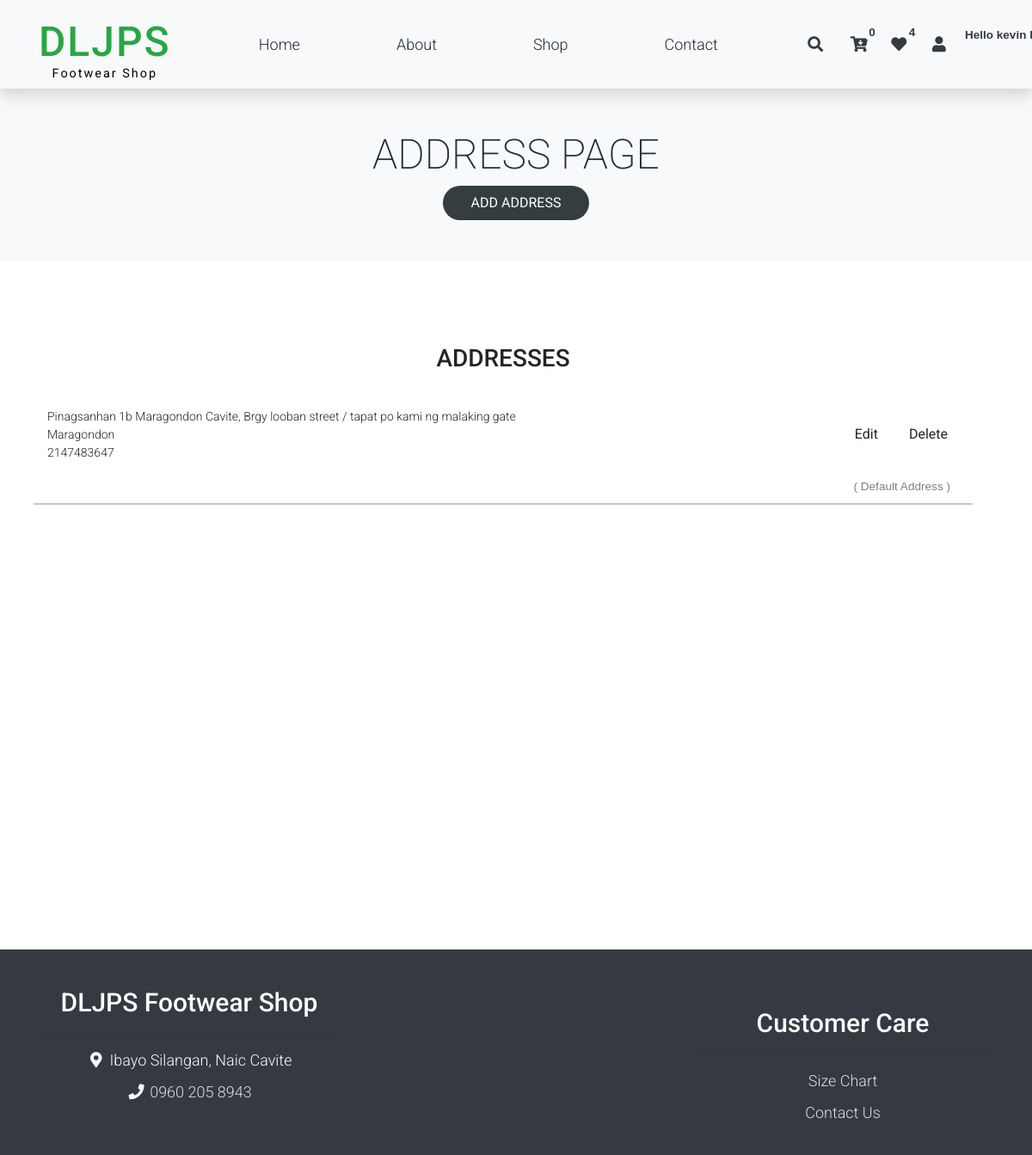
Page /adressPage.php (signed in) on the committed database.
### tables this page shows
CREATE TABLE `users` (
  `id` int(11) NOT NULL,
  `first_name` varchar(255) NOT NULL,
  `last_name` varchar(255) NOT NULL,
  `pwd` varchar(255) NOT NULL,
  `email` varchar(30) NOT NULL,
  `contact_num` varchar(30) NOT NULL,
  `created_at` datetime NOT NULL DEFAULT curtime()
);

CREATE TABLE `address` (
  `id` int(11) NOT NULL,
  `user_id` int(11) NOT NULL,
  `address` varchar(255) NOT NULL,
  `brgy_street` varchar(255) NOT NULL,
  `city` varchar(255) NOT NULL,
  `zipcode` int(11) NOT NULL,
  `mobile_no` int(11) NOT NULL,
  `default` int(11) DEFAULT 0
);

### includes/login_model.inc.php (called while the page is built, shortened)
<?php
function get_user_topbar(object $pdo ,string $user_id){
    $query = "SELECT * FROM users WHERE id = :user_id;";
    $stmt = $pdo->prepare($query);
    $stmt->bindParam(":user_id", $user_id);
    $stmt->execute();
    $result = $stmt->fetch(PDO::FETCH_ASSOC);
    return $result;
}
function get_wishlist_count(object $pdo ,string $user_id){
    $query = "SELECT count(*) as wishcount FROM wishlist WHERE userid = :user_id;";
    $stmt = $pdo->prepare($query);
    $stmt->bindParam(":user_id", $user_id);
    $stmt->execute();
    $result = $stmt->fetch(PDO::FETCH_ASSOC);
    return $result;
}
function get_cart_count(object $pdo ,string $user_id){
    $query = "SELECT count(*) as cartcount FROM cart WHERE user_id = :user_id;";
    $stmt = $pdo->prepare($query);
    $stmt->bindParam(":user_id", $user_id);
    $stmt->execute();
    $result = $stmt->fetch(PDO::FETCH_ASSOC);
    return $result;
}

### includes/products_model.inc.php (called while the page is built, shortened)
<?php
 function get_user_addresses(object $pdo, int $user_id){
    $query = "SELECT * FROM address WHERE user_id = :user_id;";
    $stmt = $pdo->prepare($query);
    $stmt->bindParam(":user_id", $user_id);
    $stmt->execute();
    $result = $stmt->fetchAll(PDO::FETCH_ASSOC);
    return $result;
 }

### adressPage.php (the view, shortened to what this page needs)
<?php
    include('includes/header.php');
    include('includes/topbar.php');
    include('includes/products_model.inc.php');
    $addressresult = get_user_addresses($pdo, $_SESSION['user_id']);
?>
<div class="container-fluid bg-light py-5">
        <div class="col-md-6 m-auto text-center ">
            <h1 class="h1">ADDRESS PAGE</h1>
            <button type="button" id="btnadd" class="btn btn- btnadress"> ADD ADDRESS </button>
        </div>
    </div>
 <div class="container height py-5">
        <div class="row py-5">
                <div class="row">
                    <div class=" center">
                        <h3 class="center">ADDRESSES</h3>
                        <?php foreach ($addressresult as $address): ?>
                            <div class="container each_address mb-3 d-flex justify-content-between align-items-center  p-3">
                                <div>
                                    <p class="address_p mt-3">
                                        <?php echo $address["address"] ?>,
                                        <?php echo $address["brgy_street"] ?><br>
                                        <?php echo $address["city"] ?><br>
                                        <?php echo $address["mobile_no"] ?>
                                    </p>
                                </div>
                                <div class="button-group ">
                                    <button class="btn btn-edit" id="addresseditbtn"
                                            data-id = "<?php echo $address["id"];?>"
                                            data-address="<?php echo $address["address"]; ?>"
                                            data-brgy_street="<?php echo $address["brgy_street"]; ?>"
                                            data-city="<?php echo $address["city"]; ?>"
                                            data-zipcode="<?php echo $address["zipcode"]; ?>"
                                            data-mobile_no="<?php echo $address["mobile_no"]; ?>"
                                            data-default="<?php echo $address["default"]; ?>">Edit</button>
                                    <button class="btn btn-delete" id="addressdelete"
                                        data-id-for-delete = "<?php echo $address["id"];?> "> Delete</button>
                                    <?php if ($address["default"] === 1): ?>
                                        <span class="default-address"> ( Default Address )</span>
                                    <?php endif; ?>
                                </div>
                            </div>
                            <hr>
                        <?php endforeach; ?>
                    </div>
                </div>
        </div>
    </div>
<?php include('includes/footer.php'); ?>

### includes/topbar.php (shortened to what this page needs)
<nav class="navbar navbar-expand-lg navbar-light shadow">
        <div class="container d-flex justify-content-between align-items-center">
        <a class="navbar-brand text-success logo h1 align-self-center" href="index.php">
    DLJPS
    <p class="small-text">Footwear Shop</p>
</a>
            <div class="align-self-center collapse navbar-collapse flex-fill  d-lg-flex justify-content-lg-between" id="templatemo_main_nav">
                <div class="flex-fill">
                    <ul class="nav navbar-nav d-flex justify-content-between mx-lg-auto">
                        <li class="nav-item">
                            <a class="nav-link" href="index.php">Home</a>
                        </li>
                        <li class="nav-item">
                            <a class="nav-link" href="aboutUs.php">About</a>
                        </li>
                        <li class="nav-item">
                            <a class="nav-link" href="shop.php">Shop</a>
                        </li>
                        <li class="nav-item">
                            <a class="nav-link" href="contactUs.php">Contact</a>
                        </li>
                    </ul>
                </div>
                <div class="navbar align-self-center d-flex">
                    <a class="nav-icon d-none d-lg-inline" href="#" data-bs-toggle="modal" data-bs-target="#templatemo_search">
                        <i class="fa fa-fw fa-search text-dark mr-2"></i>
                    </a>
                    <?php
                    if(!isset($_SESSION['user_id'])){
                        ?>
                        <a class="nav-icon position-relative text-decoration-none" href="addToCardPage.php">
                        <i class="fa fa-fw fa-cart-arrow-down text-dark mr-1"></i>
                        <span class="position-absolute top-0 left-100 translate-middle badge rounded-pill bg-light text-dark">0</span>
                    </a>
                        <a class="nav-icon position-relative text-decoration-none" href="wishlist.php">
                        <i class="fa fa-fw fa-heart text-dark mr-1"></i>
                        <span class="position-absolute top-0 left-100 translate-middle badge rounded-pill bg-light text-dark">0</span>
                    </a>
                        <a class="nav-icon position-relative text-decoration-none" href="loginPage.php">
                        <i class="fa fa-fw fa-user text-dark mr-3"></i>
                        <span class="position-absolute top-0 left-100 translate-middle badge rounded-pill bg-light text-dark  " style="margin-left: 20px;">Login Here!</span>
                    </a>
                    <?php
                    }else{
                        require_once 'dbh.inc.php';
                        include_once 'includes/login_model.inc.php';
                        $result = get_user_topbar($pdo, $_SESSION['user_id']);
                        $cartcount = get_cart_count($pdo, $_SESSION['user_id']);
                        $wishcount = get_wishlist_count($pdo, $_SESSION['user_id']);
                        ?>
                        <a class="nav-icon position-relative text-decoration-none" href="addToCardPage.php">
                            <i class="fa fa-fw fa-cart-arrow-down text-dark mr-1"></i>
                            <span class="position-absolute top-0 left-100 translate-middle badge rounded-pill bg-light text-dark"><?php echo $cartcount['cartcount'] ?></span>
                        </a>
                        <a class="nav-icon position-relative text-decoration-none" href="wishlist.php">
                        <i class="fa fa-fw fa-heart text-dark mr-1"></i>
                        <span class="position-absolute top-0 left-100 translate-middle badge rounded-pill bg-light text-dark"> <?php echo $wishcount['wishcount'] ?> </span>
                        </a>
                        <div class="nav-item dropdown">
                            <a class="nav-icon position-relative text-decoration-none" href="#" id="userDropdown" role="button" data-bs-toggle="dropdown" aria-haspopup="true" aria-expanded="false">
                                <i class="fa fa-fw fa-user text-dark mr-3"></i>
                                <span class="position-absolute top-0 left-100 translate-middle badge rounded-pill bg-light text-dark" style="margin-left: 50px;"><?php echo 'Hello ' .$result['first_name'] .' '. $result['last_name'] ?> </span>
                            </a>
                        </div>
                    <?php
                    }
                    ?>
                </div>
            </div>
        </div>
    </nav>

### assets/css/templatemo.css (style rules this page uses)
body, ul, li, p, a, label, input, div { font-family: "Roboto", sans-serif; font-size: 18px !important; font-weight: 300 !important; }
.h1 { font-family: "Roboto", sans-serif; font-size: 48px !important; font-weight: 200 !important; }
.logo { font-weight: 500 !important; }
.text-success { color: #59ab6e !important; }
.bg-light { background-color: #e9eef5 !important; }
#templatemo_main_nav a { color: #212934; }
#templatemo_main_nav .navbar .nav-icon { margin-right: 20px; }
@media (min-width: 768px) { #templatemo_main_nav .navbar-nav { max-width: 450px; } }
@media (min-width: 992px) { #templatemo_main_nav .navbar-nav { max-width: 550px; } }

### assets/css/custom.css (style rules this page uses)
.navbar-brand { font-size: 2.5rem; font-weight: bold; letter-spacing: 2px; color: #000000 !important; }
.small-text { font-size: 0.9rem !important; font-weight: 400 !important; color: #000000; margin-top: -10px; text-align: center; margin-bottom: -15px; }
* { margin: 0; padding: 0; box-sizing: border-box; font-family: "Poppins", sans-serif; }
body { background: #ecf0f3; display: flex; flex-direction: column; min-height: 100vh; }
.btnadress { border-radius: 20px !important; height: 40px; width: 170px; text-decoration: none; background-color: #343d3f !important; color: white !important; }
.center { text-align: center; }
.address_p { font-size: 14px !important; }
.each_address { display: flex; justify-content: space-between; align-items: center; text-align: left; }
.btn-edit, .btn-delete { padding: 5px 10px; border: none; background-color: #f0f0f0; color: #333; cursor: pointer; }
.default-address { font-size: 0.85rem; color: gray; position: absolute; top: 0; right: 0; margin-right: 10px; margin-top: 70px; }
.button-group { position: relative; display: flex; flex-direction: row; align-items: flex-end; gap: 10px; }
.container.height { display: flex; flex-direction: column; justify-content: space-between; height: 100vh; }

### rows in the picture
users: first_name "kevin"
address: address "Pinagsanhan 1b Maragondon Cavite", brgy_street "Brgy looban street / tapat po kami ng malaking gate", city "Maragondon", mobile_no "2147483647", default "( Default Address )"

### other values in the picture
$cartcount['cartcount'] "0"
$wishcount['wishcount'] "4"
